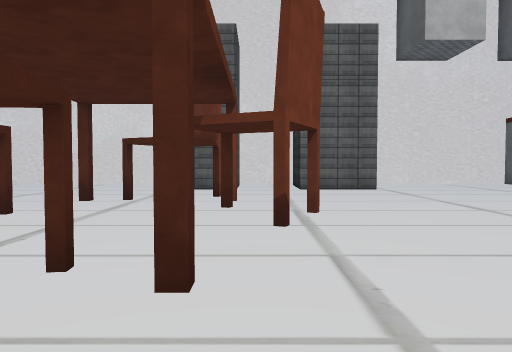
View 1 (above)

16 first-person views from a walk through a scene from a Unity 3-D project. The camera is 1.3 m above the floor, tilts 2° down and sees 70° across. The floor is counted in squares, 2 m on a side. Each view is taken from the middle of a square. On the plan, view 1 faces up. The plan holds only what a view shows up to about 11 squares ahead; the rest is blank. The place goes on beyond the plan. Some animated figures are not drawn. Some surface patterns are stand-ins.

View 2
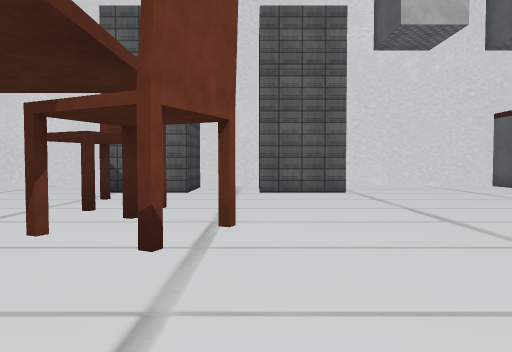

View 3
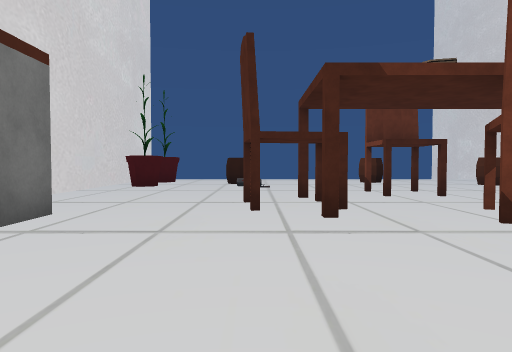

View 4
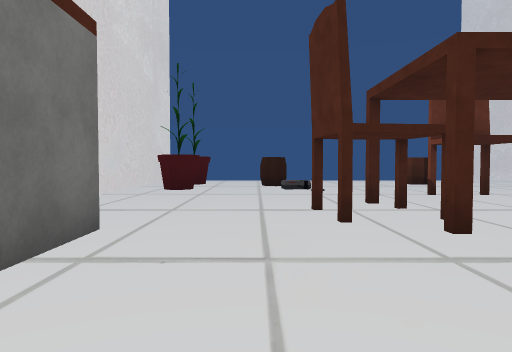

View 5
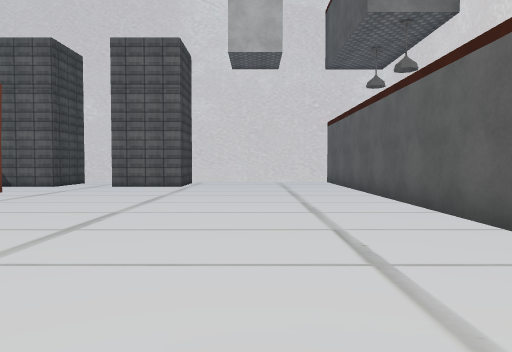

View 6
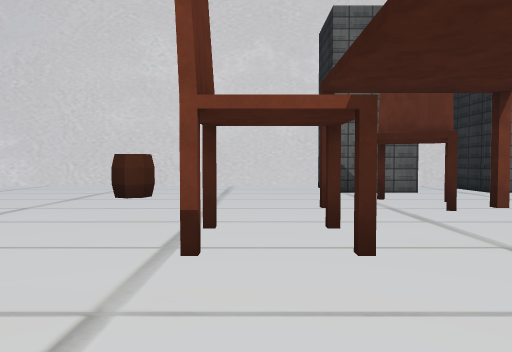

View 7
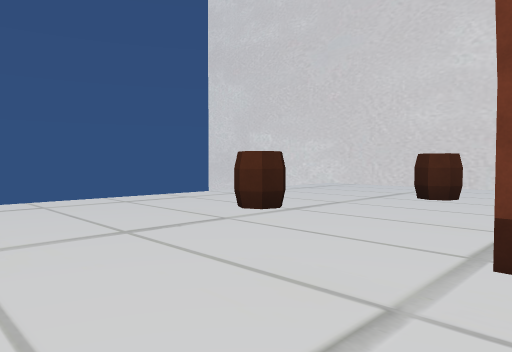

View 8
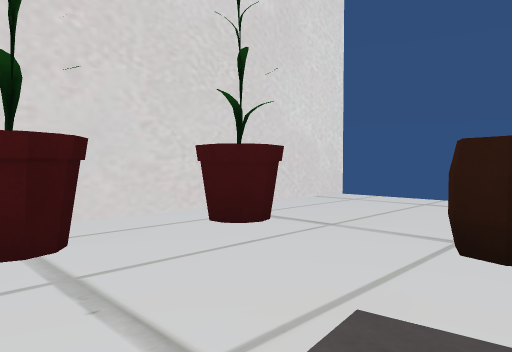

View 9
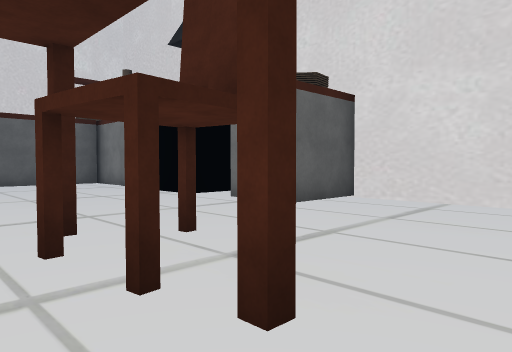

View 10
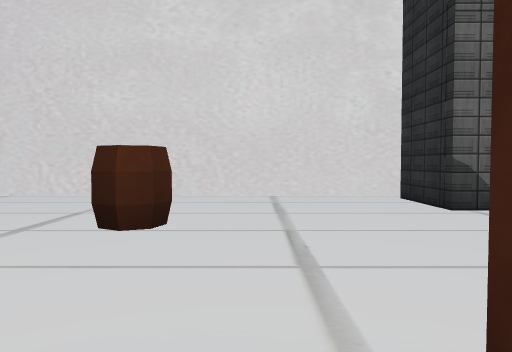

View 11
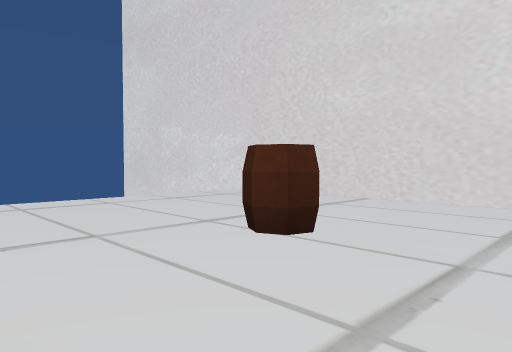

View 12
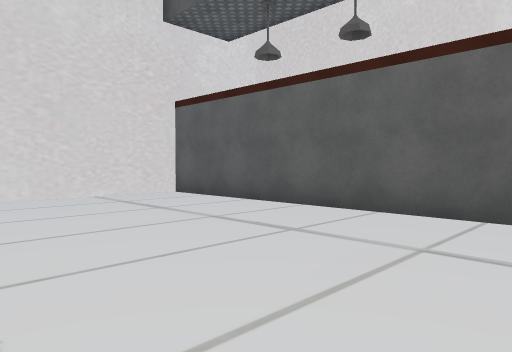

View 13
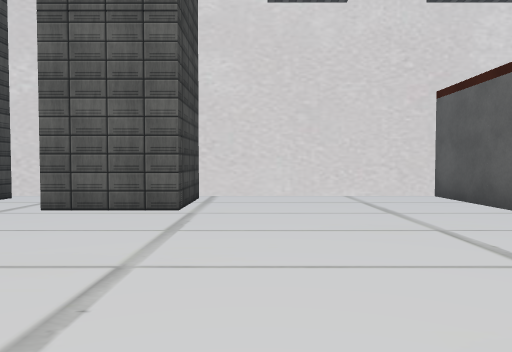

View 14
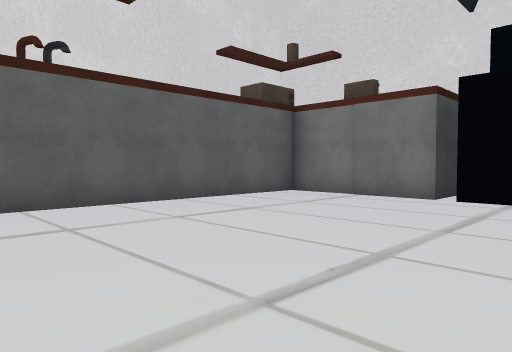

View 15
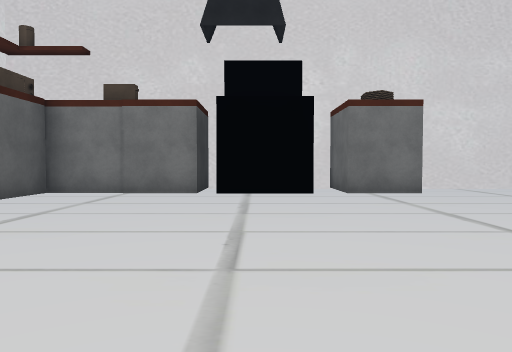

View 16
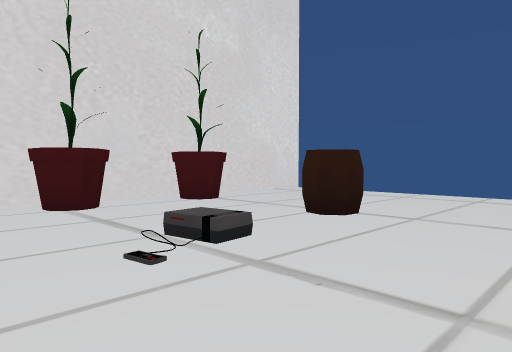

### Floor plan
Key: @ floor where view 1 was taken; # wall or solid block; . floor; C chair; N console; P pot; O other object.
Columns run from 11 left of view 1 to 8 right of it. Each row starts with its distance up from view 1.
 12 ####################
 11  ............ .....
 10  ........##.###....#
  9  ........##.###....#
  8  ....O...C.........#
  7  ....O....C........#
  6  .........#........#
  5  ..OO...C..C.......#
  4  ..................#
  3  ..................#
  2  .......#.C........#
  1  ...O.N............#
  0  ...O......@.......#
 -1  ....PP......# ....#
 -2  ....PPP...### .####
 -3  ..........### .#
 -4 ############   ##

Positions as (right, up) in squares from view 1, and headings:
1: (0, 0), facing up
2: (1, 1), facing up
3: (4, 1), facing left
4: (3, 0), facing left
5: (5, -1), facing up
6: (-4, 1), facing up
7: (-4, 1), facing up-left
8: (-4, 1), facing down-left
9: (-4, 3), facing down-right
10: (-5, 4), facing up
11: (-4, 5), facing up-left
12: (3, 4), facing up-right
13: (4, 4), facing up
14: (2, 5), facing down-right
15: (3, 6), facing down
16: (-3, 3), facing down-left
